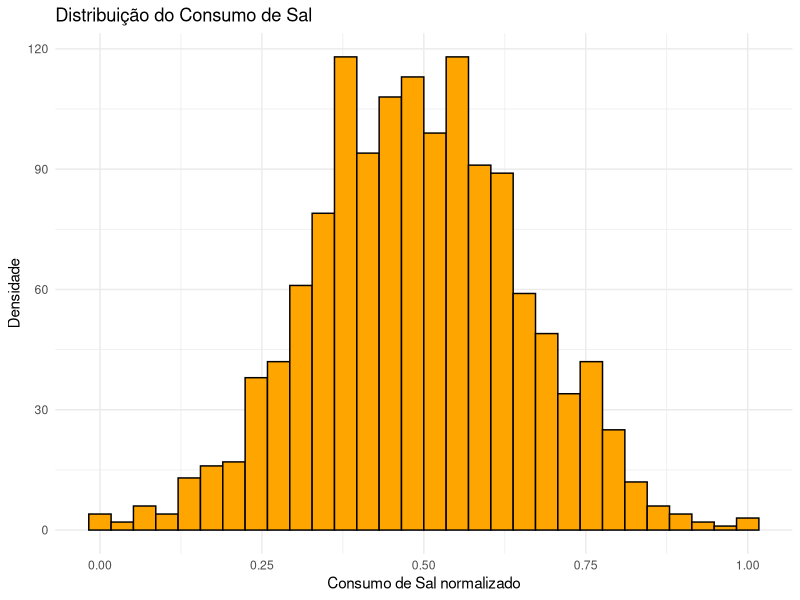
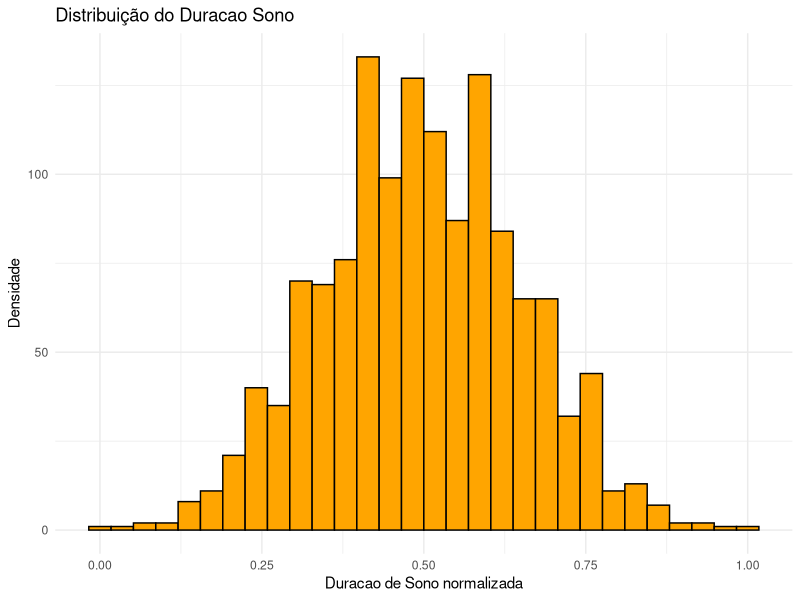
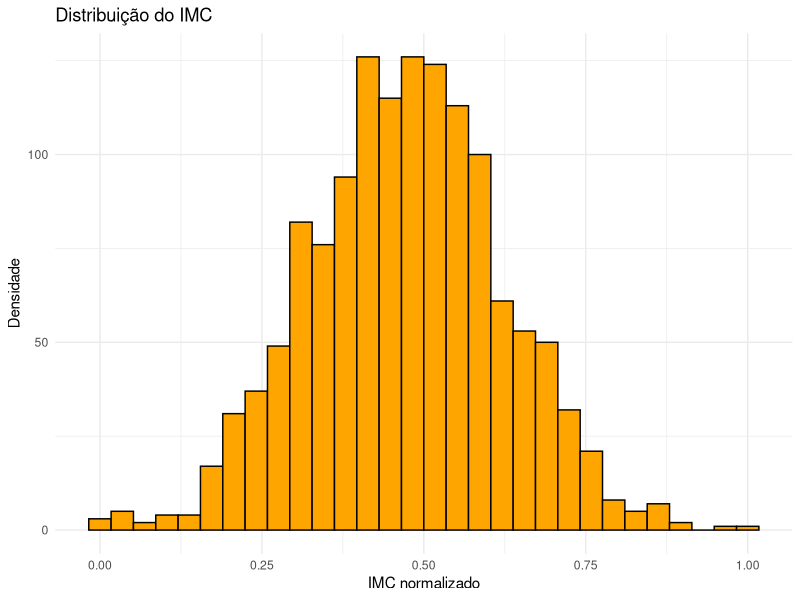
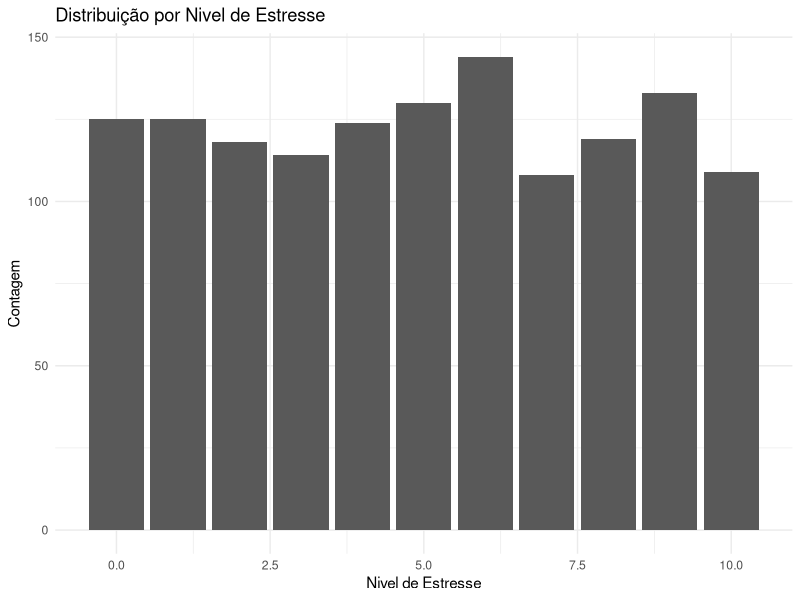
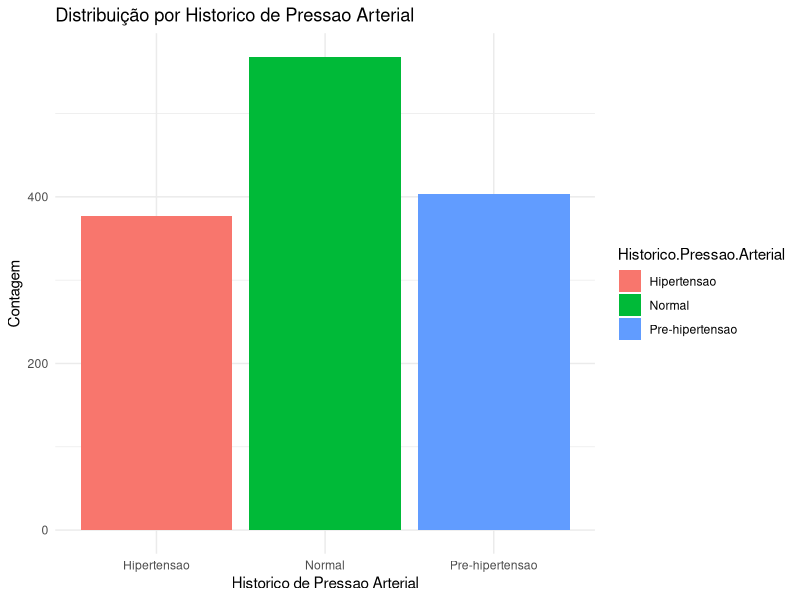
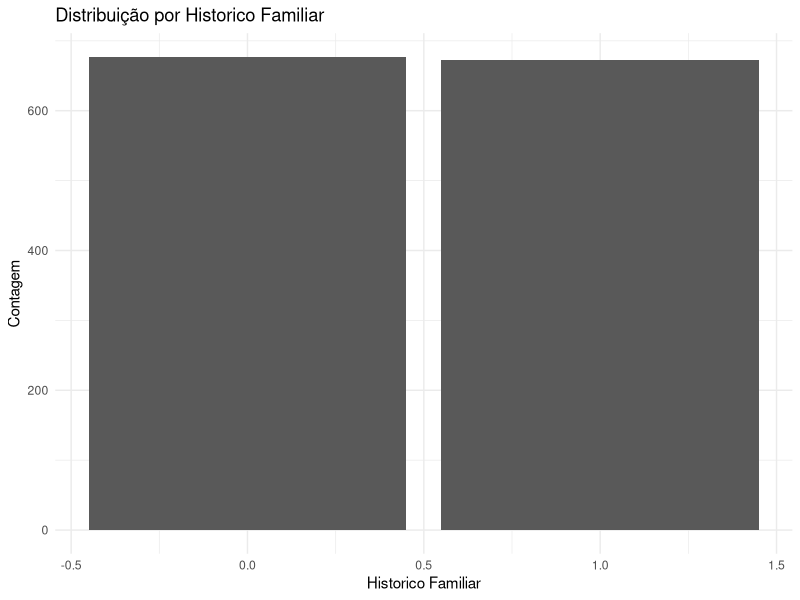
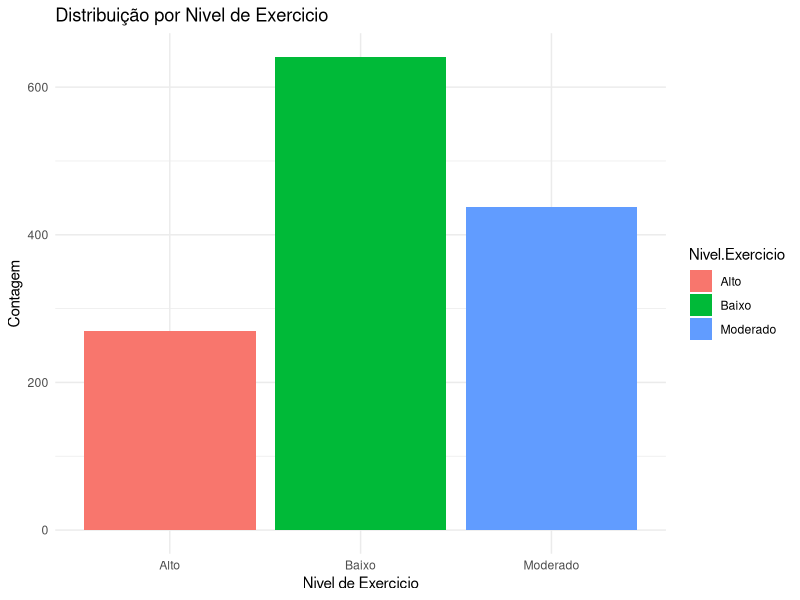
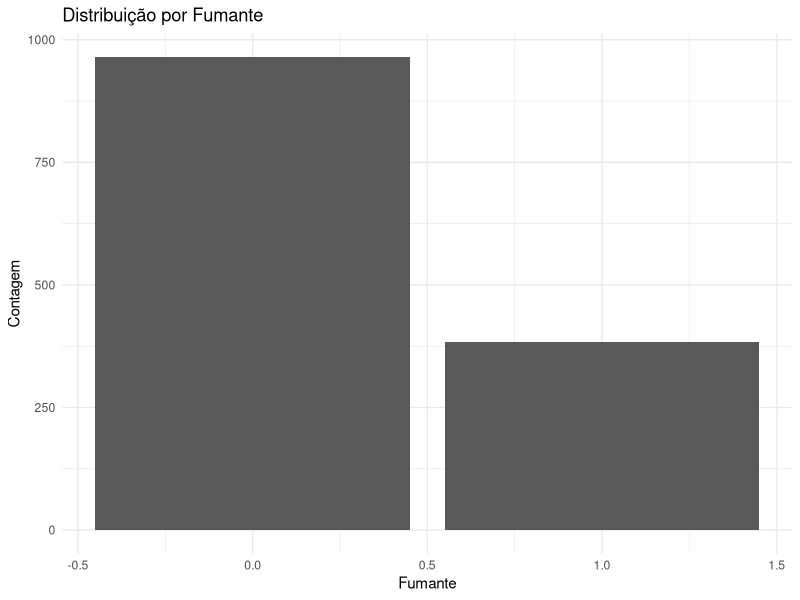

Write R code to recreate these figures, in order.
## ---- chunk 1

knitr::opts_chunk$set(
  echo    = TRUE,   # Exibir código nos chunks
  error   = FALSE,  # Ocultar mensagens de erro
  message = FALSE,  # Ocultar mensagens informativas
  warning = FALSE,  # Ocultar avisos
  tidy    = FALSE   # Não reformatar automaticamente o código
)

options(digits = 4) # Definição do número de casas decimais padrão
## ---- chunk 2
# A funcao abaixo auxilia na escrita dos modelos polinomiais. 
# Parametros:
# "real_feature_names": conjunto de features continuas que sera considerado na
#                        criacao do modelo polinomial.
#
# "categorical_feature_names": conjunto de features categoricas que sera 
#                               considerado na  criacao do modelo polinomial. Se
#                                voces desejarem um modelo sem variaveis categoricas
#                               basta nao passar nenhum valor para este parametro
#                               na chamada da funcao
# "target": nome da variável target de interesse
# "degree": numero inteiro que indica ate qual grau polinomial as features continuas
#           em "real_feature_names" serao elevadas. 
#
# A funcao retorna a hipotese ja definida para realizar o treinamento do modelo. 
# Uma ilustracao de uma funcao similar aparece no Ex02.R na linha 490

getHypothesis <- function(real_feature_names, categorical_feature_names=F, target="Has_Hypertension", degree=3){
    
    hypothesis_string <- paste("hypothesis <- formula(", target, " ~ ")
    for(d in 1:degree){
        for(i in 1:length(real_feature_names)){
            hypothesis_string <- paste(hypothesis_string, 
                                       "I(", real_feature_names[i], "^", d, ") + ",
                                       sep = "")
        }
    }
    
    if(typeof(categorical_feature_names) != "logical"){
        for(i in 1:length(categorical_feature_names)){
            hypothesis_string <- paste(hypothesis_string, 
                                       categorical_feature_names[i], " + ",
                                       sep = "")
        } 
    }
    
    
    hypothesis_string <- substr(hypothesis_string, 1, nchar(hypothesis_string)-3)
    hypothesis_string <- paste(hypothesis_string, ")")
    hypothesis <- eval(parse(text=hypothesis_string))
    return(hypothesis)
}
## ---- chunk 3
getLoss <- function(y_true, y_pred){
  y_pred_n <- y_pred[y_true == 0]
  y_pred_p <- y_pred[y_true == 1]
  
  countN <- length(y_pred_n)
  countP <- length(y_pred_p)
  
  eps <- 1e-9  # Constante pequena para estabilidade numérica

  totalLossN <- sum(-log2(1 - y_pred_n + eps))
  
  totalLossP <- sum(-log2(y_pred_p + eps))
  
  avgLossN <- totalLossN / countN
  avgLossP <- totalLossP / countP

  avgLossTotal <- (avgLossN + avgLossP) / 2

  return(c(LossN = avgLossN, LossP = avgLossP, AverageLoss = avgLossTotal))
}
## ---- chunk 4
getRelativeConfusionMatrix <- function(cm){
    cm_absolute = t(cm$table)
    
    cm_relative = cm_absolute
    
    cm_relative[1,1] = cm_absolute[1,1]/sum(cm_absolute[1,])
    cm_relative[1,2] = cm_absolute[1,2]/sum(cm_absolute[1,])
    cm_relative[2,1] = cm_absolute[2,1]/sum(cm_absolute[2,])
    cm_relative[2,2] = cm_absolute[2,2]/sum(cm_absolute[2,])
    
    return(cm_relative)  
}
## ---- chunk 5
calculateMetrics <- function(cm) {
  # Extrai TN, FP, FN, TP da matriz de confusão
  cm <- t(cm)
  
  # Assumindo a estrutura:
  #           Prediction
  # Reference   0     1
  #         0   TN    FP
  #         1   FN    TP
  
  TN <- cm[1, 1]
  FP <- cm[1, 2]
  FN <- cm[2, 1]  
  TP <- cm[2, 2]  
  
  precision <- if (TP + FP == 0) 0 else TP / (TP + FP)
  recall    <- if (TP + FN == 0) 0 else TP / (TP + FN)
  f1        <- if (precision + recall == 0) 0 else (2 * precision * recall) / (precision + recall)
  bal_acc   <- ( (TN / (TN + FP)) + (TP / (TP + FN)) ) / 2
  
  return(c(Precision = precision, Recall = recall, F1 = f1, BalAcc = bal_acc))
}

## Exemplo de uso
# cm <- confusionMatrix(data = as.factor(valPred), reference = as.factor(ValSet$target), positive='1')
# metrics <- calculateMetrics(cm$table)
## ---- chunk 6
# Adicione as bibliotecas necessárias
#library(...)
library(ggplot2)
# install.packages("glmnet")
library(glmnet)
library(caret)
#set.seed(...)
## ---- chunk 7
# Carregue o conjunto de dados
dados_treino <- read.csv("T02_train_set.csv")
dados_validacao <- read.csv("T02_valid_set.csv")

# Sumário da base
paste("O dataframe de TREINO possui",nrow(dados_treino),"registros",sep=" ")
paste("summary TREINO:")
summary(dados_treino)

if (any(is.na(dados_treino))) {
  cat("Aviso: Existem valores ausentes no conjunto de validação.\n")
} else {
  cat("Nenhum valor ausente encontrado no conjunto de validação.\n")
}

paste("O dataframe de VALIDAÇÃO possui",nrow(dados_validacao),"registros",sep=" ")
paste("summary VALIDAÇÃO:")
summary(dados_validacao)

if (any(is.na(dados_validacao))) {
  cat("Aviso: Existem valores ausentes no conjunto de validação.\n")
} else {
  cat("Nenhum valor ausente encontrado no conjunto de validação.\n")
}

# Avaliando dados presentes no data set
# class(dados_treino$Consumo.Sal)
# class(dados_treino$Nivel.de.Estresse)
# class(dados_treino$Historico.Pressao.Arterial)
# class(dados_treino$IMC)
# class(dados_treino$Historico.Familiar)
# class(dados_treino$Nivel.Exercicio)
# class(dados_treino$Fumante)
# class(dados_treino$Risco.Hipertensao)
# 
# head(dados_treino)
# 
# head(dados_validacao)
# 
# class(dados_validacao$Consumo.Sal)
# class(dados_validacao$Nivel.de.Estresse)
# class(dados_validacao$Historico.Pressao.Arterial)
# class(dados_validacao$IMC)
# class(dados_validacao$Historico.Familiar)
# class(dados_validacao$Nivel.Exercicio)
# class(dados_validacao$Fumante)
# class(dados_validacao$Risco.Hipertensao)
# 
# head(dados_validacao)


# Normalização
# Aplicando normalização min-max
treino_normalizado <- dados_treino
validacao_normalizado <- dados_validacao
cols <- c(1, 4, 5)  # índices das colunas numericas que vamos normalizar

min_features <- apply(treino_normalizado[, cols], 2, min)
max_features <- apply(treino_normalizado[, cols], 2, max)
diff         <- max_features - min_features

treino_normalizado[, cols] <- sweep(treino_normalizado[, cols], 2, min_features, "-")
treino_normalizado[, cols] <- sweep(treino_normalizado[, cols], 2, diff, "/")

validacao_normalizado[, cols] <- sweep(validacao_normalizado[, cols], 2, min_features, "-")
validacao_normalizado[, cols] <- sweep(validacao_normalizado[, cols], 2, diff, "/")

summary(validacao_normalizado)

## ---- chunk 8
# Histograma do Consumo de Sal normalizado
ggplot(treino_normalizado, aes(x = Consumo.Sal)) +
  geom_histogram(fill = "orange", color = "black") +
  theme_minimal() +
  labs(title = "Distribuição do Consumo de Sal",
       x = "Consumo de Sal normalizado", y = "Densidade")

# Histograma da Duracao de Sono normalizad
ggplot(treino_normalizado, aes(x = Duracao.Sono)) +
  geom_histogram(fill = "orange", color = "black") +
  theme_minimal() +
  labs(title = "Distribuição do Duracao Sono", x = "Duracao de Sono normalizada", y = "Densidade")

# Histograma do duração do IMC normalizado
ggplot(treino_normalizado, aes(x = IMC)) +
  geom_histogram(fill = "orange", color = "black") +
  theme_minimal() +
  labs(title = "Distribuição do IMC",
       x = "IMC normalizado", y = "Densidade")

# Contagem de ocorrencias por Nivel de Estresse
ggplot(treino_normalizado, aes(x = Nivel.de.Estresse, fill = Nivel.de.Estresse)) +
  geom_bar() +
  theme_minimal() +
  labs(title = "Distribuição por Nivel de Estresse", x = "Nivel de Estresse", y = "Contagem")

# Contagem de ocorrencias por Historico de Pressao Arterial
ggplot(treino_normalizado, aes(x = Historico.Pressao.Arterial, fill = Historico.Pressao.Arterial)) +
  geom_bar() +
  theme_minimal() +
  labs(title = "Distribuição por Historico de Pressao Arterial", x = "Historico de Pressao Arterial", y = "Contagem")

# Contagem de ocorrencias por Historico Familiar
ggplot(treino_normalizado, aes(x = Historico.Familiar, fill = Historico.Familiar)) +
  geom_bar() +
  theme_minimal() +
  labs(title = "Distribuição por Historico Familiar", x = "Historico Familiar", y = "Contagem")

# Contagem de ocorrencias por Nivel de Exercicio
ggplot(treino_normalizado, aes(x = Nivel.Exercicio, fill = Nivel.Exercicio)) +
  geom_bar() +
  theme_minimal() +
  labs(title = "Distribuição por Nivel de Exercicio", x = "Nivel de Exercicio", y = "Contagem")

# Contagem de ocorrencias por Fumante
ggplot(treino_normalizado, aes(x = Fumante, fill = Fumante)) +
  geom_bar() +
  theme_minimal() +
  labs(title = "Distribuição por Fumante", x = "Fumante", y = "Contagem")
## ---- chunk 9
# Histograma do Consumo de Sal normalizado
ggplot(validacao_normalizado, aes(x = Consumo.Sal)) +
  geom_histogram(fill = "orange", color = "black") +
  theme_minimal() +
  labs(title = "Distribuição do Consumo de Sal",
       x = "Consumo de Sal normalizado", y = "Densidade")

# Histograma da Duracao de Sono normalizad
ggplot(validacao_normalizado, aes(x = Duracao.Sono)) +
  geom_histogram(fill = "orange", color = "black") +
  theme_minimal() +
  labs(title = "Distribuição do Duracao Sono", x = "Duracao de Sono normalizada", y = "Densidade")

# Histograma do duração do IMC normalizado
ggplot(validacao_normalizado, aes(x = IMC)) +
  geom_histogram(fill = "orange", color = "black") +
  theme_minimal() +
  labs(title = "Distribuição do IMC",
       x = "IMC normalizado", y = "Densidade")

# Contagem de ocorrencias por Nivel de Estresse
ggplot(validacao_normalizado, aes(x = Nivel.de.Estresse, fill = Nivel.de.Estresse)) +
  geom_bar() +
  theme_minimal() +
  labs(title = "Distribuição por Nivel de Estresse", x = "Nivel de Estresse", y = "Contagem")

# Contagem de ocorrencias por Historico de Pressao Arterial
ggplot(validacao_normalizado, aes(x = Historico.Pressao.Arterial, fill = Historico.Pressao.Arterial)) +
  geom_bar() +
  theme_minimal() +
  labs(title = "Distribuição por Historico de Pressao Arterial", x = "Historico de Pressao Arterial", y = "Contagem")

# Contagem de ocorrencias por Historico Familiar
ggplot(validacao_normalizado, aes(x = Historico.Familiar, fill = Historico.Familiar)) +
  geom_bar() +
  theme_minimal() +
  labs(title = "Distribuição por Historico Familiar", x = "Historico Familiar", y = "Contagem")

# Contagem de ocorrencias por Nivel de Exercicio
ggplot(validacao_normalizado, aes(x = Nivel.Exercicio, fill = Nivel.Exercicio)) +
  geom_bar() +
  theme_minimal() +
  labs(title = "Distribuição por Nivel de Exercicio", x = "Nivel de Exercicio", y = "Contagem")

# Contagem de ocorrencias por Fumante
ggplot(validacao_normalizado, aes(x = Fumante, fill = Fumante)) +
  geom_bar() +
  theme_minimal() +
  labs(title = "Distribuição por Fumante", x = "Fumante", y = "Contagem")
## ---- chunk 10
# One Hot Encoding
paste("One hot encoding para conjunto de TREINO")
dados_para_encoding_treino <- treino_normalizado
dados_para_encoding_treino$Nivel.de.Estresse <- as.factor(dados_para_encoding_treino$Nivel.de.Estresse)
one_hot <- model.matrix(~ Nivel.de.Estresse - 1, data = dados_para_encoding_treino)
dados_para_encoding_treino <- cbind(dados_para_encoding_treino, one_hot)
dados_para_encoding_treino$Nivel.de.Estresse <- NULL
colnames(dados_para_encoding_treino) <- gsub("-", "_", colnames(dados_para_encoding_treino))

dados_para_encoding_treino$Historico.Pressao.Arterial <- as.factor(dados_para_encoding_treino$Historico.Pressao.Arterial)
one_hot <- model.matrix(~ Historico.Pressao.Arterial - 1, data = dados_para_encoding_treino)
dados_para_encoding_treino <- cbind(dados_para_encoding_treino, one_hot)
dados_para_encoding_treino$Historico.Pressao.Arterial <- NULL
colnames(dados_para_encoding_treino) <- gsub("-", "_", colnames(dados_para_encoding_treino))

dados_para_encoding_treino$Nivel.Exercicio <- as.factor(dados_para_encoding_treino$Nivel.Exercicio)
one_hot <- model.matrix(~ Nivel.Exercicio - 1, data = dados_para_encoding_treino)
dados_para_encoding_treino <- cbind(dados_para_encoding_treino, one_hot)
dados_para_encoding_treino$Nivel.Exercicio <- NULL
colnames(dados_para_encoding_treino) <- gsub("-", "_", colnames(dados_para_encoding_treino))

paste("One hot encoding para conjunto de VALIDAÇÃO")

dados_para_encoding_validacao <- validacao_normalizado
dados_para_encoding_validacao$Nivel.de.Estresse <- as.factor(dados_para_encoding_validacao$Nivel.de.Estresse)
one_hot <- model.matrix(~ Nivel.de.Estresse - 1, data = dados_para_encoding_validacao)
dados_para_encoding_validacao <- cbind(dados_para_encoding_validacao, one_hot)
dados_para_encoding_validacao$Nivel.de.Estresse <- NULL
colnames(dados_para_encoding_validacao) <- gsub("-", "_", colnames(dados_para_encoding_validacao))

dados_para_encoding_validacao$Historico.Pressao.Arterial <- as.factor(dados_para_encoding_validacao$Historico.Pressao.Arterial)
one_hot <- model.matrix(~ Historico.Pressao.Arterial - 1, data = dados_para_encoding_validacao)
dados_para_encoding_validacao <- cbind(dados_para_encoding_validacao, one_hot)
dados_para_encoding_validacao$Historico.Pressao.Arterial <- NULL
colnames(dados_para_encoding_validacao) <- gsub("-", "_", colnames(dados_para_encoding_validacao))

dados_para_encoding_validacao$Nivel.Exercicio <- as.factor(dados_para_encoding_validacao$Nivel.Exercicio)
one_hot <- model.matrix(~ Nivel.Exercicio - 1, data = dados_para_encoding_validacao)
dados_para_encoding_validacao <- cbind(dados_para_encoding_validacao, one_hot)
dados_para_encoding_validacao$Nivel.Exercicio <- NULL
colnames(dados_para_encoding_validacao) <- gsub("-", "_", colnames(dados_para_encoding_validacao))
## ---- chunk 11
train_data <- dados_para_encoding_treino
valid_data <- dados_para_encoding_validacao
# nome da coluna que você quer mandar para o fim
coluna <- "Risco.Hipertensao"

# reordenando colunas, de forma que feature de interesse seja a ultima
train_data <- train_data[, c(setdiff(names(train_data), coluna), coluna)]
feature_names <- colnames(train_data)[1:(ncol(train_data) - 1)]

valid_data <- valid_data[, c(setdiff(names(valid_data), coluna), coluna)]

hypothesis <- getHypothesis(feature_names, 1, target = "Risco.Hipertensao")
hypothesis

# Treinamento    
model <- glmnet(train_data[,1:22], train_data$Risco.Hipertensao, family = "binomial", standardize=FALSE, maxit=1e+05, alpha=0, lambda=1e-6)
print(model$beta)
print(model$a0)

# Avaliação do Modelo
x_train <- model.matrix(hypothesis, data=train_data)
y_train <- train_data$class

x_valid <- model.matrix(hypothesis, data=valid_data)
y_valid <- valid_data$class

train_pred <- predict(model, newx=x_train[,1:22], type="response")
valid_pred <- predict(model, newx=x_valid[,1:22], type="response")

# De acordo com Threshold = 0.5, atribui valor previsto como verdadeiro ou falso 
train_class_pred <- train_pred
train_class_pred[train_pred >= 0.5] <- 1
train_class_pred[train_pred < 0.5]  <- 0

valid_class_pred <- valid_pred
valid_class_pred[valid_pred >= 0.5] <- 1
valid_class_pred[valid_pred < 0.5]  <- 0

# gera o Loss para as bases de treino e validação
train_losses <- getLoss(train_data$Risco.Hipertensao, train_class_pred)
valid_losses <- getLoss(valid_data$Risco.Hipertensao, valid_class_pred)

cat("Train\n")
print(train_losses)

cat("Valid\n")
print(valid_losses)

# gera matriz de confusão para dados de treino e validação
train_cm <- confusionMatrix(data = as.factor(train_class_pred), reference = as.factor(train_data$Risco.Hipertensao), positive='1')
valid_cm <- confusionMatrix(data = as.factor(valid_class_pred), reference = as.factor(valid_data$Risco.Hipertensao), positive='1')

# Calculando as métricas para o conjunto de treino
train_metrics = calculateMetrics(train_cm$table)

# Calculando as métricas para o conjunto de validação
valid_metrics = calculateMetrics(valid_cm$table)

# Organizando os resultados em um dataframe
results_baseline <- data.frame(
  Train  = train_metrics,
  Valid  = valid_metrics
)

# Formatando os resultados para melhor leitura
results_baseline$Train <- as.numeric(results_baseline$Train)
results_baseline$Valid <- as.numeric(results_baseline$Valid)

# Evitando notação científica na exibição dos resultados
results_baseline$Train <- format(results_baseline$Train, scientific = FALSE)
results_baseline$Valid <- format(results_baseline$Valid, scientific = FALSE)

# Exibindo os resultados
results_baseline
## ---- chunk 12
# Hipóteses alternativas

# Treinamento

# Curva de viés e variância

# Métricas de avaliação

## ---- chunk 13
# Busca de hiperparâmetros

# Treinamento

# Curva de viés e variância

# Métricas de avaliação
## ---- chunk 14
# Treinamento    

# Avaliação do Modelo 

## ---- chunk 15
# Busca de hiperparâmetros

# Treinamento

# Curva de viés e variância

# Métricas de avaliação

## ---- chunk 16
# Hipóteses alternativas

# Treinamento

# Métricas de avaliação
## ---- chunk 17
# Busca de hiperparâmetros

# Treinamento

# Curva de viés e variância

# Métricas de avaliação

## ---- chunk 18
# Treinamento

# Métricas de avaliaçao
## ---- chunk 19
# Predição no conjunto de teste

# Métricas de avaliação

# Métricas de avaliação
